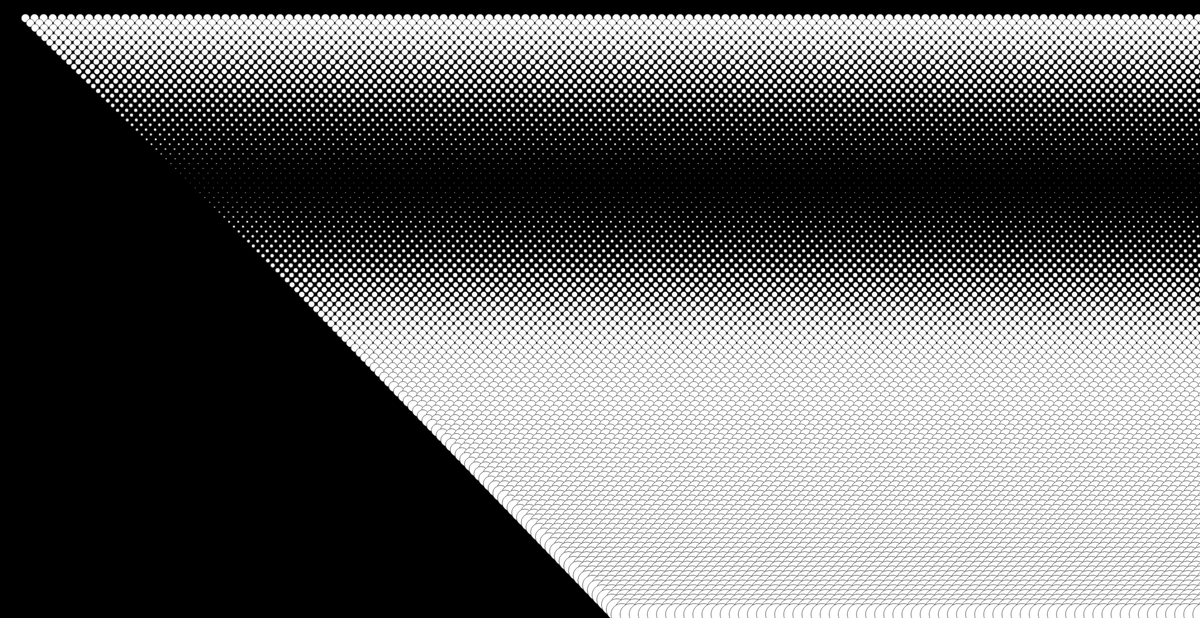
Frame 1 (no input)
Frame 60 (no input): identical to frame 1, image omitted
Frame 120 (the mouse pressed at the canvas centre since frame 60): identical to frame 1, image omitted

The p5.js sketch that drew this single still picture (run headless with seeded random() and noise() and a simulated clock; from frame 60 on, the mouse is pressed at the canvas centre):

// p5.js sketch
// ── sketch.js
//  Variables:


function setup() {
    createCanvas(1980, 1020);
    fill(255);
    stroke(102);
}

function draw() {
    background(0);
    // ellipse(x,y, width, height);
    // verticle
    for (var y = 30; y <= height; y += 8) {
        //  horizontal action
        for (var x = 12; x <= width - 20; x += 15) {
            ellipse(x + y, y, 15 - y / 20.0, 15 - y / 20.0);
        }

    }
}
